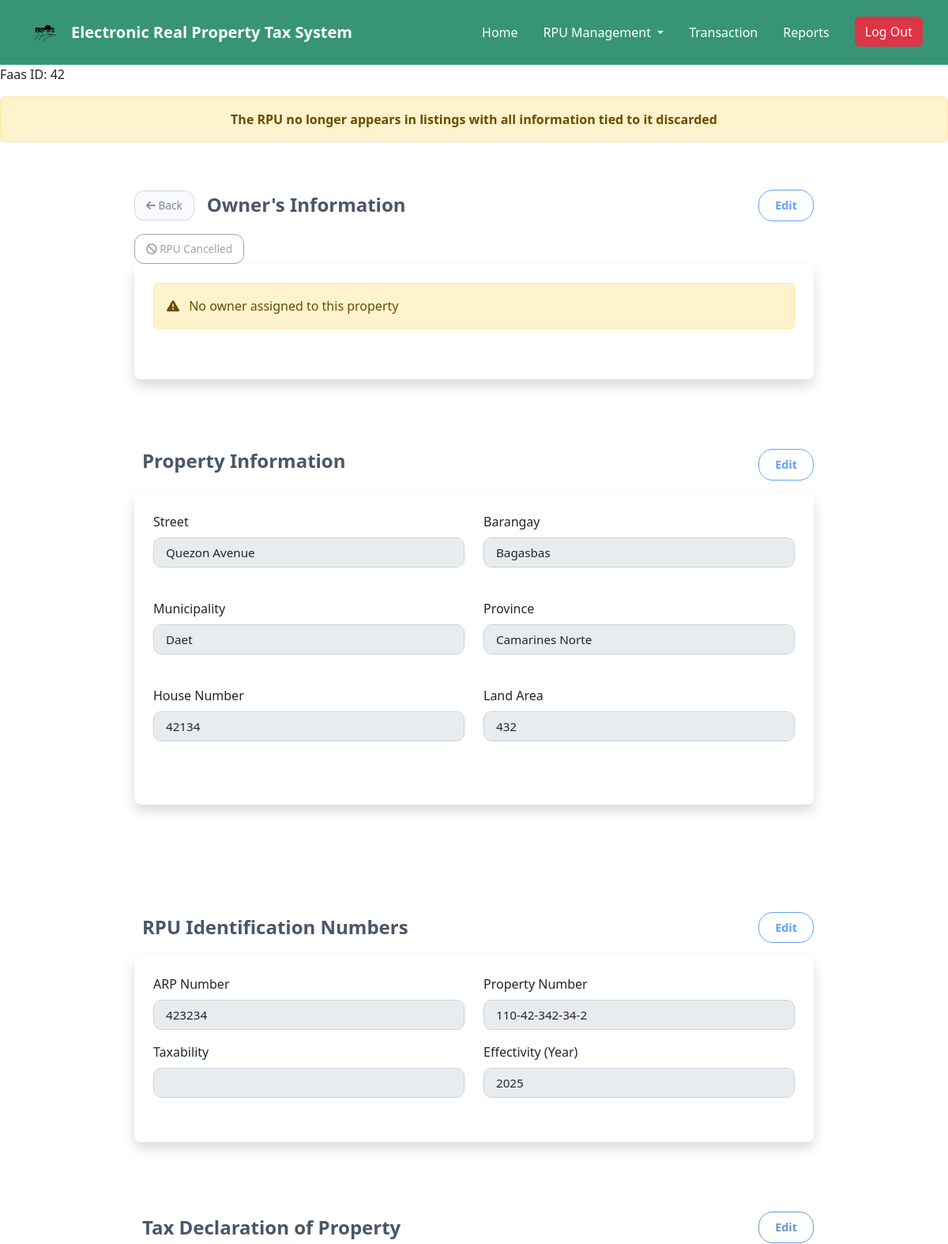
The app's page /Municipal/FAAS.php?id=156 (signed in, upper part), older data.
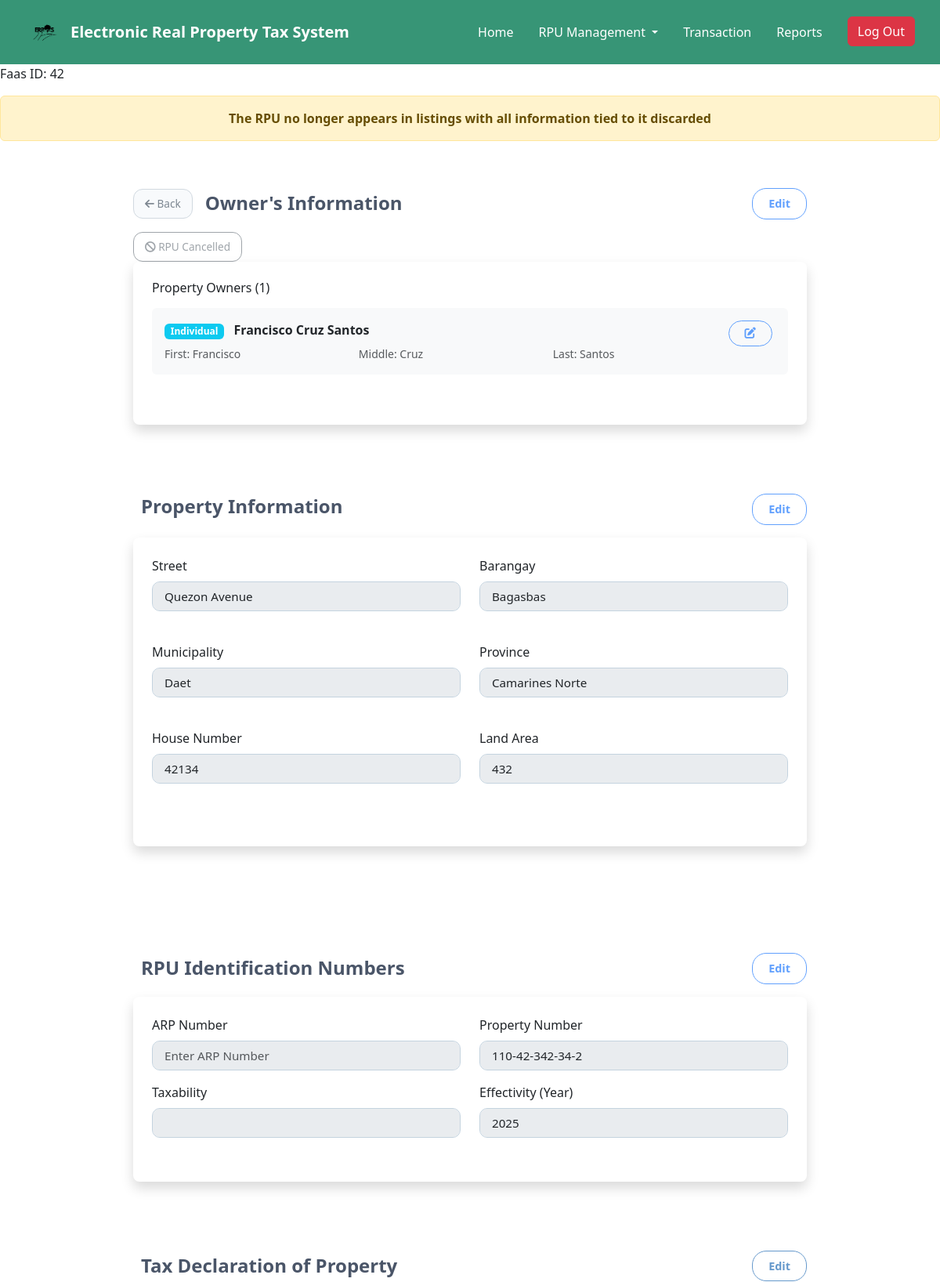
The same page, newer data.
### tables this page shows
CREATE TABLE `rpu_idnum` (
  `rpu_id` int(50) NOT NULL,
  `arp` varchar(150) NOT NULL,
  `pin` varchar(13) DEFAULT NULL,
  `taxability` varchar(20) NOT NULL,
  `effectivity` varchar(255) NOT NULL,
  `faas_id` int(50) NOT NULL
);

CREATE TABLE `owners_tb` (
  `own_id` int(30) NOT NULL,
  `own_fname` varchar(20) NOT NULL,
  `own_mname` varchar(20) NOT NULL,
  `own_surname` varchar(20) NOT NULL,
  `owner_type` enum('individual','company') DEFAULT 'individual',
  `company_name` varchar(100) DEFAULT NULL,
  `created_by` int(11) DEFAULT NULL,
  `updated_by` int(11) DEFAULT NULL,
  `created_at_owner` timestamp NOT NULL DEFAULT current_timestamp(),
  `updated_at_owner` timestamp NOT NULL DEFAULT current_timestamp() ON UPDATE current_timestamp(),
  `date_birth` date DEFAULT NULL,
  `tin_no` int(20) NOT NULL,
  `house_no` varchar(20) NOT NULL,
  `street` varchar(30) NOT NULL,
  `barangay` varchar(30) NOT NULL,
  `district` varchar(20) NOT NULL,
  `city` varchar(20) NOT NULL,
  `province` varchar(20) NOT NULL,
  `own_info` varchar(70) NOT NULL
);

### Municipal/FAAS.php (the view, shortened to what the changed rows need)
<?php
$conn = Database::getInstance();
$property_id = $_GET['id'] ?? null;
$is_active = 1;
if ($property_id) {
  $stmt = $conn->prepare("SELECT is_active FROM p_info WHERE p_id = ?");
  $stmt->bind_param("i", $property_id);
  $stmt->execute();
  $is_active = $stmt->get_result()->fetch_assoc()['is_active'] ?? 1;
}
$disableButton = ($is_active == 0) ? 'disabled' : '';
function fetchOwnersWithDetails($conn, $property_id)
{
  $sql = "
        SELECT
            o.own_id,
            o.own_fname AS first_name,
            o.own_mname AS middle_name,
            o.own_surname AS last_name,
            COALESCE(o.owner_type, 'individual') as owner_type,
            o.company_name,
            CASE
                WHEN COALESCE(o.owner_type, 'individual') = 'company' THEN
                    COALESCE(o.company_name, 'Unnamed Company')
                ELSE CONCAT(
                    TRIM(COALESCE(o.own_fname, '')),
                    CASE WHEN o.own_mname IS NOT NULL AND TRIM(o.own_mname) != ''
                         THEN CONCAT(' ', TRIM(o.own_mname))
                         ELSE '' END,
                    CASE WHEN o.own_surname IS NOT NULL AND TRIM(o.own_surname) != ''
                         THEN CONCAT(' ', TRIM(o.own_surname))
                         ELSE '' END
                )
            END AS display_name
        FROM propertyowner po
        JOIN owners_tb o ON po.owner_id = o.own_id
        WHERE po.property_id = ?
        ORDER BY
            o.owner_type DESC,
            CASE WHEN o.owner_type = 'company' THEN o.company_name ELSE o.own_surname END,
            o.own_fname
    ";
  $stmt = $conn->prepare($sql);
  $stmt->bind_param("i", $property_id);
  $stmt->execute();
  $result = $stmt->get_result();
  return $result ? $result->fetch_all(MYSQLI_ASSOC) : [];
}
function fetchPropertyOwnerIDs($conn, $property_id) {
    $stmt = $conn->prepare("SELECT owner_id FROM propertyowner WHERE property_id = ?");
    $stmt->bind_param("i", $property_id);
    $stmt->execute();
    $result = $stmt->get_result();
    return array_column($result->fetch_all(MYSQLI_ASSOC), 'owner_id');
}
function fetchFaasInfo($conn, $property_id)
{
  $stmt = $conn->prepare("SELECT faas_id FROM faas WHERE pro_id = ?");
  $stmt->bind_param("i", $property_id);
  $stmt->execute();
  return $stmt->get_result()->fetch_assoc();
}
function fetchRPUDetails($conn, $property_id)
{
  $stmt = $conn->prepare("SELECT rpu_idno FROM faas WHERE pro_id = ?");
  $stmt->bind_param("i", $property_id);
  $stmt->execute();
  $rpu_id = $stmt->get_result()->fetch_assoc()['rpu_idno'] ?? null;
  $stmt = $conn->prepare("SELECT arp, pin, taxability, effectivity FROM rpu_idnum WHERE rpu_id = ?");
  $stmt->bind_param("i", $rpu_id);
  $stmt->execute();
  return $stmt->get_result()->fetch_assoc();
}
$owners_details = [];
$rpu_details = null;
if (isset($_GET['id']) && !empty($_GET['id'])) {
  $property_id = intval($_GET['id']);
  $faas_info = fetchFaasInfo($conn, $property_id);
  if ($faas_info) {
    $owner_ids = fetchPropertyOwnerIDs($conn, $property_id);
    if (!empty($owner_ids)) {
      $owners_details = fetchOwnersWithDetails($conn, $property_id);
    }
  }
  $rpu_details = fetchRPUDetails($conn, $property_id);
}
?>
<!doctype html>
<html lang="en">
<head>
  <link rel="stylesheet" href="https://cdnjs.cloudflare.com/ajax/libs/font-awesome/5.15.4/css/all.min.css">
  <link rel="stylesheet" href="https://cdn.jsdelivr.net/npm/bootstrap@4.1.3/dist/css/bootstrap.min.css"
>
  <link href="https://cdn.jsdelivr.net/npm/bootstrap@5.3.2/dist/css/bootstrap.min.css" rel="stylesheet">
  <link href="https://cdn.jsdelivr.net/npm/bootstrap@5.3.0-alpha1/dist/css/bootstrap.min.css" rel="stylesheet"
>
  <link rel="stylesheet" href="https://cdnjs.cloudflare.com/ajax/libs/font-awesome/6.0.0/css/all.min.css">
  <link href="https://cdn.jsdelivr.net/npm/bootstrap@5.3.0/dist/css/bootstrap.min.css" rel="stylesheet">
  <link href="https://cdn.jsdelivr.net/npm/bootstrap-icons@1.11.3/font/bootstrap-icons.css" rel="stylesheet">
  <link href="https://cdn.jsdelivr.net/npm/bootstrap@5.3.3/dist/css/bootstrap.min.css" rel="stylesheet">
  <link rel="stylesheet" href="https://cdnjs.cloudflare.com/ajax/libs/font-awesome/6.4.0/css/all.min.css">
  <link rel="stylesheet" href="../main_layout.css">
  <link rel="stylesheet" href="FAAS.css">
  <link rel="stylesheet" href="header.css">
</head>
<body>
  <section class="container mt-4" id="owner-info-section">
    <div class="card border-0 shadow p-4 rounded-3">
      <div id="owner-info" class="row">
        <?php if (empty($owners_details)): ?>
          <div class="col-md-12 mb-4">
            <div class="alert alert-warning" role="alert">
              <i class="fas fa-exclamation-triangle me-2"></i>
              No owner assigned to this property
            </div>
          </div>
        <?php else: ?>
          <div class="col-md-12 mb-4">
            <h6 class="mb-3">Property Owners (<?= count($owners_details) ?>)</h6>
            <?php foreach ($owners_details as $index => $owner): ?>
              <div class="owner-item mb-3 p-3 bg-light rounded">
                <div class="d-flex justify-content-between align-items-start">
                  <div class="owner-details flex-grow-1">
                    <?php if (($owner['owner_type'] ?? 'individual') === 'company'): ?>
                      <div class="mb-2">
                        <span class="badge bg-primary me-2">Company</span>
                        <strong><?= htmlspecialchars($owner['display_name']) ?></strong>
                      </div>
                      <?php if (!empty($owner['first_name']) || !empty($owner['last_name'])): ?>
                        <div class="text-muted small">
                          Contact:
                          <?= htmlspecialchars(trim($owner['first_name'] . ' ' . $owner['middle_name'] . ' ' . $owner['last_name'])) ?>
                        </div>
                      <?php endif; ?>
                    <?php else: ?>
                      <div class="mb-2">
                        <span class="badge bg-info me-2">Individual</span>
                        <strong><?= htmlspecialchars($owner['display_name']) ?></strong>
                      </div>
                      <div class="row text-muted small">
                        <div class="col-md-4">First: <?= htmlspecialchars($owner['first_name']) ?></div>
                        <div class="col-md-4">Middle: <?= htmlspecialchars($owner['middle_name']) ?></div>
                        <div class="col-md-4">Last: <?= htmlspecialchars($owner['last_name']) ?></div>
                      </div>
                    <?php endif; ?>
                  </div>
                  <div class="owner-actions">
                    <button type="button" class="btn btn-sm btn-outline-primary me-1"
                      onclick="editOwner(<?= $owner['own_id'] ?>)" <?= $disableButton ?>>
                      <i class="fas fa-edit"></i>
                    </button>
                  </div>
                </div>
              </div>
            <?php endforeach; ?>
          </div>
        <?php endif; ?>
      </div>
    </div>
  </section>
  <section class="container mt-5" id="rpu-identification-section">
    <div class="card border-0 shadow p-4 rounded-3">
      <form>
        <div class="row">
          <div class="col-md-6 mb-3">
            <label for="arpNumber" class="form-label">ARP Number</label>
            <input type="number" class="form-control" id="arpNumber" placeholder="Enter ARP Number"
              value="<?= isset($rpu_details['arp']) ? htmlspecialchars($rpu_details['arp']) : ''; ?>" maxlength="20"
              disabled>
          </div>
          <div class="col-md-6 mb-3">
            <label for="propertyNumber" class="form-label">Property Number</label>
            <input type="text" class="form-control" id="propertyNumber" placeholder="Enter Property Number"
              value="<?= isset($rpu_details['pin']) ? htmlspecialchars($rpu_details['pin']) : ''; ?>" maxlength="17"
              disabled>
          </div>
          <div class="col-md-6 mb-3">
            <label for="taxability" class="form-label">Taxability</label>
            <select class="form-control" id="taxability" disabled>
              <option value="taxable" <?= (isset($rpu_details['taxability']) && $rpu_details['taxability'] === 'taxable') ? 'selected' : ''; ?>>Taxable</option>
            </select>
          </div>
          <div class="col-md-6 mb-3">
            <label for="effectivity" class="form-label">Effectivity (Year)</label>
            <input type="number" class="form-control" id="effectivity" min="1900" max="2100" step="1"
              placeholder="Enter Effectivity Year"
              value="<?= isset($rpu_details['effectivity']) ? htmlspecialchars($rpu_details['effectivity']) : ''; ?>"
              disabled>
          </div>
        </div>
      </form>
    </div>
  </section>
</body>
</html>

Row changes from the older to the newer data that the page shows:
now on this page (row unchanged): owners_tb: display_name "Francisco Cruz Santos", own_fname "Francisco", own_mname "Cruz", own_surname "Santos"
changed rpu_idnum "Taxable": arp "423234" → (not shown)
Text that changed along with them:
count($owners_details): (not shown) → "1"
text no longer shown: "No owner assigned to this property"
text now shown: "Property Owners ( )"
